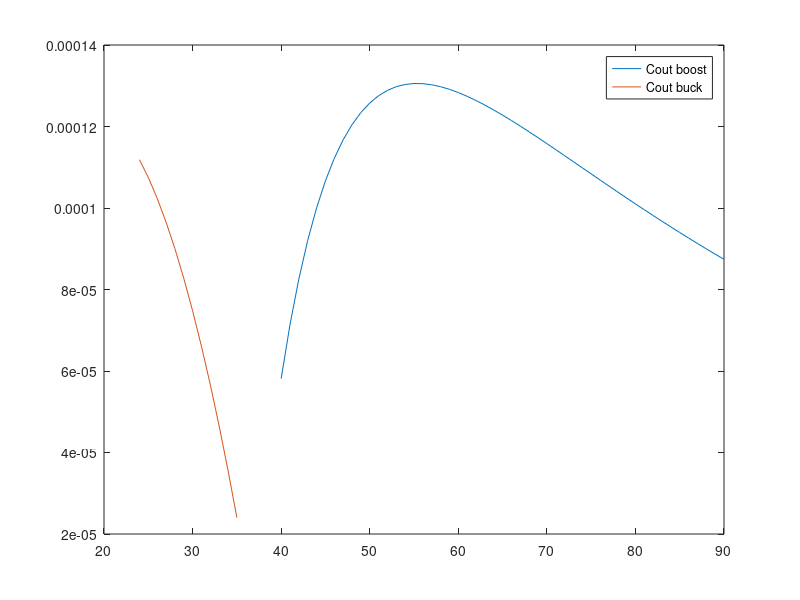
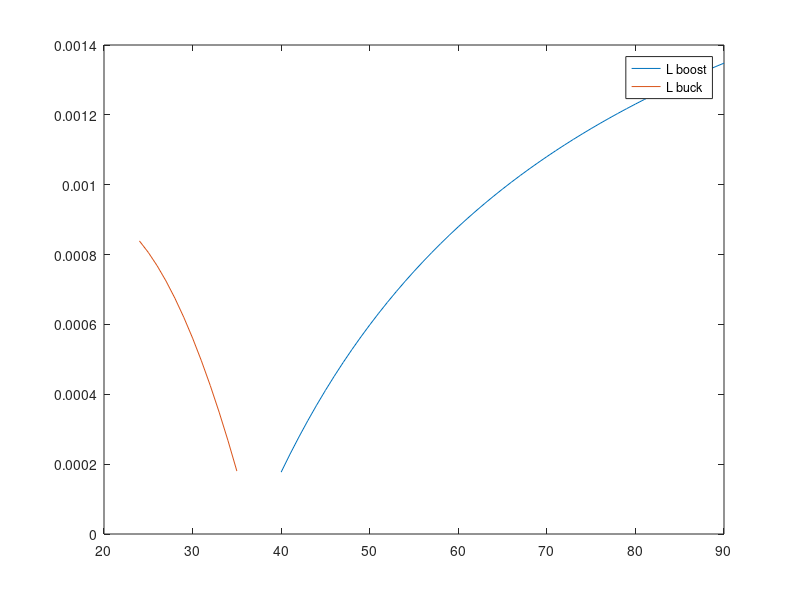
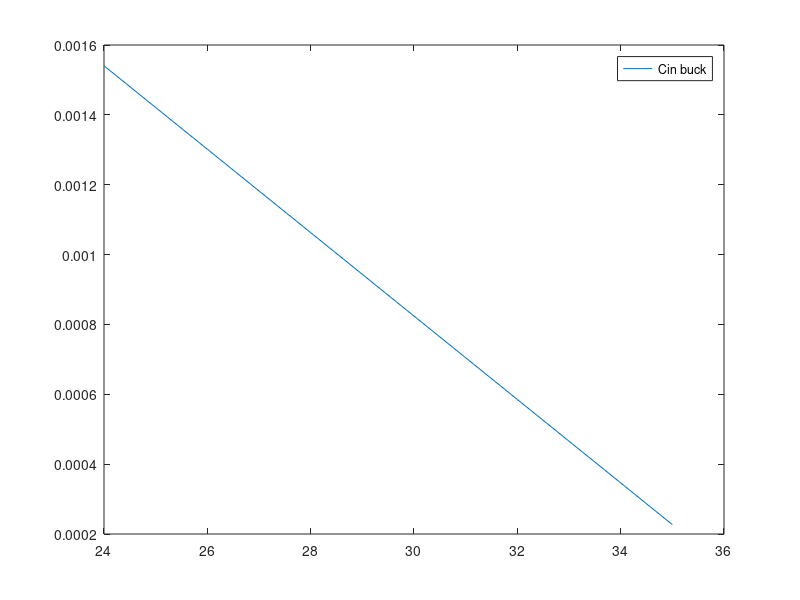

These figures' MATLAB source, in order:
close all
clc

voltages_boost = 40:1:90;
voltages_buck = 24:1:35;

Vmpp = 36.9;
Impp_400 = 3.23;
P = 300;
Vin_ripple = 0.001;
Vout_ripple = 0.005;
Current_ripple = 0.1;
fsw = 50e3;

L_boost = (Vmpp*(1-Vmpp./voltages_boost)./(Current_ripple * Impp_400 * fsw));
L_buck = (Vmpp - voltages_buck).*(voltages_buck./Vmpp)/(2 * Current_ripple * fsw);%to be checked
% 
%Cin_boost = ()/()
Cin_buck = (P/Vmpp * (1 - voltages_buck/Vmpp)/(Vin_ripple * Vmpp * fsw));

Cout_buck = (voltages_buck.^2/P .* (1 - voltages_buck ./ Vmpp))./(Vout_ripple .* voltages_buck .* fsw);
Cout_boost = (P./voltages_boost .* (1 - Vmpp./voltages_boost)./(Vout_ripple .* voltages_boost * fsw));

figure(1)
plot(voltages_boost, Cout_boost)
hold on
plot(voltages_buck, Cout_buck)
hold off
legend('Cout boost', 'Cout buck')

figure(2)
plot(voltages_boost, L_boost)
hold on
plot(voltages_buck, L_buck)
hold off
legend('L boost', 'L buck')

figure(3)
plot(voltages_buck, Cin_buck)
legend('Cin buck')
